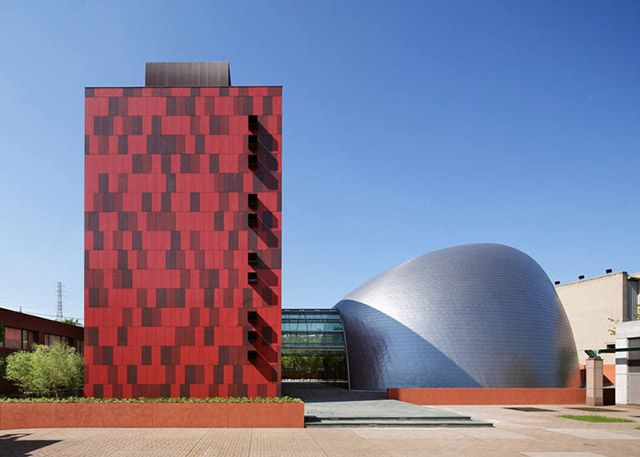
//> input picture hot-air-balloon.jpg, 640 x 457 px
$ ./basic   (built with g++ and OpenCV 4)
//> lines starting //> are read from the running program, lines starting //| are printed output that depends on the picture
#include <opencv2/opencv.hpp>
#include <iostream>
#include <string>

int main() {

    // LOADING AND DISPLAYING IMAGES
    std::string image_path = "/home/pratyush/Desktop/cv2/hot-air-balloon.jpg";
    cv::Mat img;
    img = cv::imread(image_path, CV_LOAD_IMAGE_ANYCOLOR);
//> img is the input picture: 457 rows x 640 cols, CV_8UC3; mean B, G, R 153.8, 127.7, 129.9
    if(img.empty()) {
        std::cout << "Could not read the image: " << image_path << std::endl;
        return 1;
    }

    cv::imshow("Display Window", img);
    cv::waitKey(0);
    cv::destroyWindow("Display Window");

    // [12 lines of commented-out code are left out]
    cv::Mat channels[3];
    cv::split(img, channels);
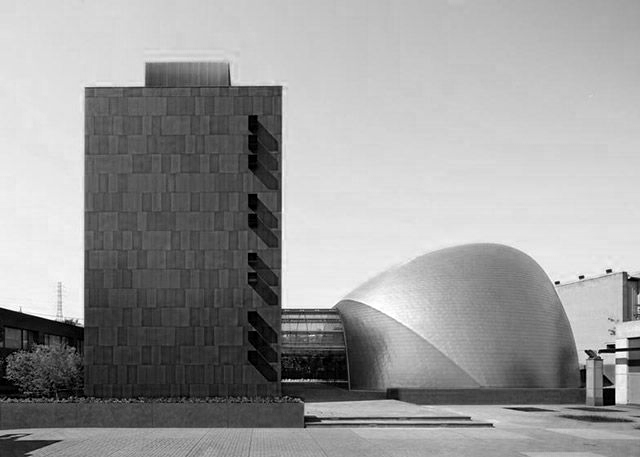
//> channels[0]: 457 rows x 640 cols, CV_8UC1; min 0, max 255, mean 153.8
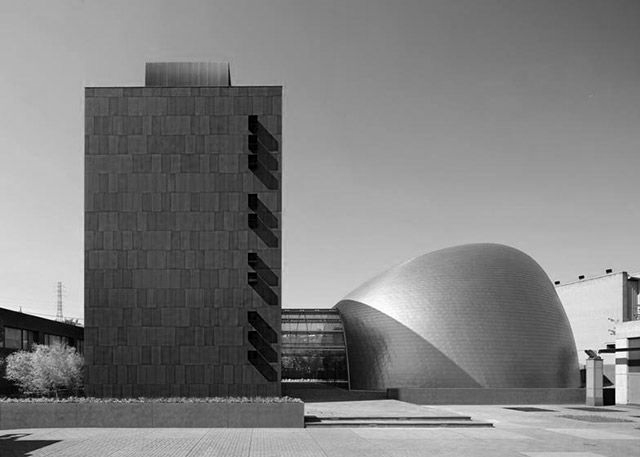
//> channels[1]: 457 rows x 640 cols, CV_8UC1; min 0, max 255, mean 127.7
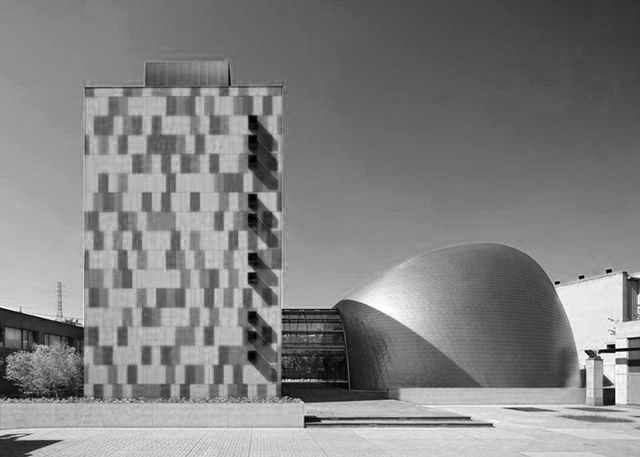
//> channels[2]: 457 rows x 640 cols, CV_8UC1; min 0, max 255, mean 129.9
    cv::imshow("Blue Channel", channels[0]);
    cv::imshow("Green Channel", channels[1]);
    cv::imshow("Red Channel", channels[2]);
    cv::waitKey(0);
    cv::destroyAllWindows();

    //Accessing pixel values
    int x = 30, y = 50;
    cv::Vec3b intensity = img.at<cv::Vec3b>(y,x);
//> intensity = [224, 176, 140]
    int blue = intensity.val[0];
//> blue = 224
    int green = intensity.val[1];
//> green = 176
    int red = intensity.val[2];
//> red = 140

    std::cout<<"blue :"<<blue<<" green : "<<green<<" red : "<<red<<std::endl;
//| blue :224 green : 176 red : 140


    return 0;
}
